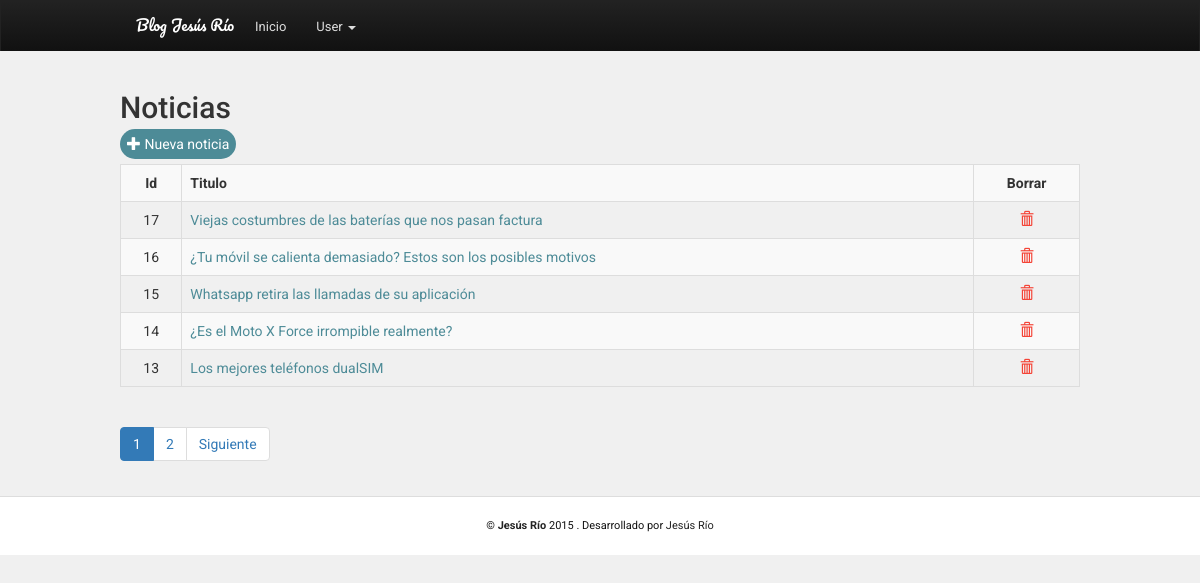
The app's page /noticias/ (signed in) with its own data.
### Blog/models.py (models this page shows, shortened)
class Noticia(models.Model):
  Estados = (
        ('0', 'Desactivado'),
        ('1', 'Activado'),
  )
  Titulo = models.CharField(max_length = 200)
  SubTitulo = models.CharField(max_length = 500, null=True, blank=True)
  Contenido = models.TextField()
  Etiquetas = models.CharField(max_length = 100, null=True, blank=True)
  Imagen = models.ImageField(upload_to='img', null=True, blank=True)
  Fecha = models.DateTimeField(auto_now_add=True)
  Estado = models.CharField(max_length=1,choices=Estados)
  Categoria = models.ManyToManyField(Categoria, blank=True)
  Autor = models.ForeignKey(User)

### Blog/views.py (the view)
class editarNoticiasClass(ListView):
    template_name = 'Blog/editarNoticias.html'
    context_object_name = 'noticias'
    paginate_by = 5
    def get_queryset(self):
        if self.request.user.is_superuser:
            return Noticia.objects.order_by('Fecha').reverse()
        else:
            if self.request.user.is_staff:
                return Noticia.objects.filter(Autor__id = self.request.user.id).order_by('Fecha').reverse()
            else:
                raise Http404

### Blog/templates/Blog/editarNoticias.html (shortened to what this page needs)
	{% extends 'base.html' %}
		{% block content %}
			<div class="row" style="margin-left:5px;margin-right:5px;">
			<div class='col-xs-24 col-sm-12 col-md-12 col-lg-12'>
				<h2>Noticias</h2>
				<a href="{% url 'urlNoticias:InsertarNoticia' %}" style="color:white;background:#4d8b97;padding: 7px;border-radius: 100px;text-decoration: none;"><span class="glyphicon glyphicon-plus" aria-hidden="true"></span> Nueva noticia</a>
			{% if noticias %}
				<div class='main section' id='main' style="margin-top:10px;">
					<div class='widget Blog' id='Blog1'>
						<div id='list-main'>
							<table class="table table-bordered table-striped">
							<tr>
							<th style="text-align:center;">Id</th>
							<th>Titulo</th>
							<th style="text-align:center;">Borrar</th>
							</tr>
							{% for n in noticias %}
								<tr>
								<td style="text-align:center;">{{ n.id }}</td>
								<td><a href="{% url 'urlNoticias:EditarNoticia' n.id %} ">{{ n.Titulo }}</a></td>
								<td style="text-align:center;"><a href="{% url 'urlNoticias:BorrarNoticia' n.id %}" onclick="return confirm('¿ Deseas borrar esta entrada ?')"><span style="color:#f44336;" class="glyphicon glyphicon-trash" aria-hidden="true"></span></a></td>
								</tr>
							{% endfor %}
							</table>
						</div>
					</div>
		    {% if is_paginated %}
		      <ul class="pagination" style="margin-top:0px;margin-bottom:10px;">
			  {% for pg in page_obj.paginator.page_range %}
			      {% if page_obj.number == pg %}
				  <li class="active"><a href="?page={{ pg }}">{{ pg }}</a></li>
			      {% else %}
				  <li><a href="?page={{ pg }}">{{ pg }}</a></li>
			      {% endif %}
			  {% endfor %}
			  {% if page_obj.has_next %}
			      <li><a href="?page={{ page_obj.next_page_number }}">Siguiente</a></li>
			  {% endif %}
		      </ul>
		      {% endif %}
		      </div>
		      </div>
			{% endif %}
			</div>
		 {% endblock content %}

### ProyectoJR/templates/base.html (shortened to what this page needs)
{% load static %}
{% load staticfiles %}
<!DOCTYPE html>
<html lang='es'>
	<head>
		<link type='text/css' rel='stylesheet' href="{% static "css/bootstrap.css" %}" />
		<link type='text/css' rel='stylesheet' href="{% static "css/style.css" %}" />
		<link type='text/css' rel='stylesheet' href="{% static "css/bootstrap-combined.min.css" %}" />
	</head>
	<body>
		<nav class='navbar navbar-default main-top-nav' role='navigation'>
			<div class='container'>
				<div class='navbar-header'>
					<a class='navbar-brand' href='/'>
					<h1 class='h-title' style="color:white;font-size:15px;margin-top: 10px;margin-left: 35px;">
						Blog Jesús Río
					</h1>
					</a>
				</div>
				<div class='collapse navbar-collapse' id='bs-example-navbar-collapse-1'>
					<ul class='nav navbar-nav'>
						<li style="margin-top: 5px;">
							<a href='/'>
							Inicio
							</a>
						</li>
						{% if user.is_authenticated %}
						<li class="" style="margin-top:5px;"><a href="#" class="has-submenu" aria-expanded="false">
							{{ user.username }}
							<span class="caret"></span>
							</a>
						</li>
						{% endif %}
					</ul>
				</div>
			</div>
		</nav>
		<div class='container'>
			<div class="row" style="margin-left:5px;margin-right:5px;">
				{% block content %}
                {% endblock %}
			</div>
		</div>
		<div id='footer' style="background:#fff;border-top: 1px solid #ddd;margin-top:20px;">
			<div class="container">
			<p class='footer-link' style="margin-bottom: 0px;border-top: 0px;">
				&#169;
				<a href='https://twitter.com/JesusRio1991' target="_blank">
				<strong>
				Jesús Río
				</strong>
				</a>
				2015 . Desarrollado por
				<a href='https://twitter.com/JesusRio1991' rtarget="_blank">
				Jesús Río
				</a>
			</p>
		</div>
		</div>
	</body>
</html>

### records on screen
Noticia: id "17", Titulo "Viejas costumbres de las baterías que nos pasan factura"
Noticia: id "16", Titulo "¿Tu móvil se calienta demasiado? Estos son los posibles motivos"
Noticia: id "15", Titulo "Whatsapp retira las llamadas de su aplicación"
Noticia: id "14", Titulo "¿Es el Moto X Force irrompible realmente?"
Noticia: id "13", Titulo "Los mejores teléfonos dualSIM"

### other values on screen
{{ user.username }} "User"
{{ pg }} "1"
{{ pg }} "2"
